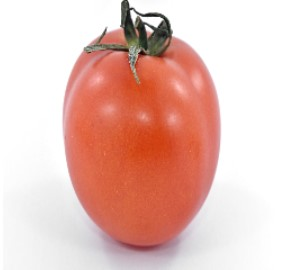
#> input picture int-cv-4/images/tomato.jpg, 288 x 270 px, found by its file name
$ jupyter execute contours.ipynb
#> lines starting #> are read from the running program, lines starting #| are printed output that depends on the picture; after the words box and inside, x2 and y2 are one past the last pixel; in counts of white or black regions, pixels touching at a corner belong together
#**Contours- Draw and find Contours**

[cell 1]
#import requirements
import cv2
from google.colab.patches import cv2_imshow

[cell 2]
#read the image
im = cv2.imread('tomato.jpg')
#> im is the input picture: shape (270, 288, 3); mean B, G, R 185.8, 193.8, 231.9
cv2_imshow(im)

[cell 3]
#convert the image into binary by thresholding
imgray = cv2.cvtColor(im, cv2.COLOR_BGR2GRAY)
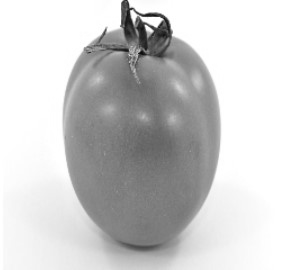
#> imgray: shape (270, 288); min 12, max 255, mean 204.2
a = imgray.max()
#> a = 255
_, thresh = cv2.threshold(imgray, a/2+60, a,cv2.THRESH_BINARY_INV)
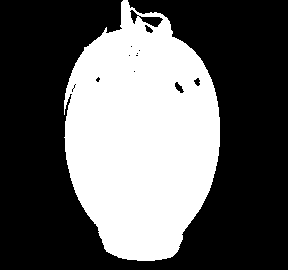
#> thresh: shape (270, 288); 37.8% white; 1 white region
cv2_imshow(thresh)

[cell 4]
#find and draw contours
contours, hierarchy = cv2.findContours(thresh, cv2.RETR_TREE, cv2.CHAIN_APPROX_SIMPLE)
#> contours = 17 contours, 11 with area under 20; largest, box (x1, y1, x2, y2) and area: (64, 0, 220, 261) 29422, (138, 15, 164, 28) 174, (129, 9, 140, 25) 72, (174, 81, 185, 94) 64, (144, 24, 154, 34) 46, (193, 77, 201, 87) 42
cv2.drawContours(im, contours, -1, (0,255,0), 3)
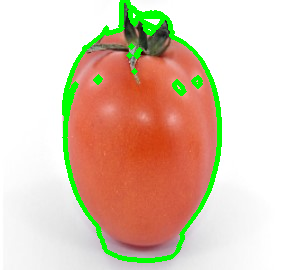
#> im: shape (270, 288, 3); 5.39% of pixels changed, all inside (x1, y1, x2, y2) = (62, 0, 222, 263)
cv2_imshow(im)
